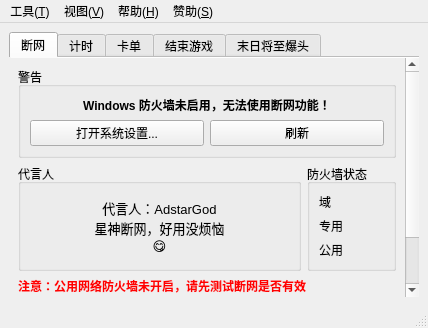
<?xml version="1.0" encoding="UTF-8"?>
<ui version="4.0">
 <class>MainWindow</class>
 <widget class="QMainWindow" name="MainWindow">
  <property name="enabled">
   <bool>true</bool>
  </property>
  <property name="geometry">
   <rect>
    <x>0</x>
    <y>0</y>
    <width>428</width>
    <height>328</height>
   </rect>
  </property>
  <widget class="QWidget" name="centralwidget">
   <layout class="QVBoxLayout" name="verticalLayout">
    <item>
     <widget class="QTabWidget" name="tabWidget">
      <property name="enabled">
       <bool>true</bool>
      </property>
      <property name="currentIndex">
       <number>0</number>
      </property>
      <property name="documentMode">
       <bool>true</bool>
      </property>
      <widget class="QWidget" name="tabFirewall">
       <attribute name="title">
        <string>断网</string>
       </attribute>
       <layout class="QVBoxLayout" name="verticalLayout_2">
        <property name="leftMargin">
         <number>0</number>
        </property>
        <property name="topMargin">
         <number>0</number>
        </property>
        <property name="rightMargin">
         <number>0</number>
        </property>
        <property name="bottomMargin">
         <number>0</number>
        </property>
        <item>
         <widget class="QScrollArea" name="scrollArea">
          <property name="frameShape">
           <enum>QFrame::NoFrame</enum>
          </property>
          <property name="widgetResizable">
           <bool>true</bool>
          </property>
          <widget class="QWidget" name="scrollAreaWidgetContents">
           <property name="geometry">
            <rect>
             <x>0</x>
             <y>0</y>
             <width>396</width>
             <height>298</height>
            </rect>
           </property>
           <layout class="QVBoxLayout" name="verticalLayout_6">
            <item>
             <widget class="QGroupBox" name="groupBoxFirewallState">
              <property name="sizePolicy">
               <sizepolicy hsizetype="Preferred" vsizetype="Expanding">
                <horstretch>0</horstretch>
                <verstretch>0</verstretch>
               </sizepolicy>
              </property>
              <property name="title">
               <string>警告</string>
              </property>
              <layout class="QVBoxLayout" name="verticalLayout_5">
               <item>
                <widget class="QLabel" name="labFirewallEnableTip">
                 <property name="font">
                  <font>
                   <bold>true</bold>
                  </font>
                 </property>
                 <property name="text">
                  <string>Windows 防火墙未启用，无法使用断网功能！</string>
                 </property>
                 <property name="alignment">
                  <set>Qt::AlignCenter</set>
                 </property>
                 <property name="wordWrap">
                  <bool>true</bool>
                 </property>
                </widget>
               </item>
               <item>
                <layout class="QHBoxLayout" name="horizontalLayout">
                 <property name="sizeConstraint">
                  <enum>QLayout::SetMinimumSize</enum>
                 </property>
                 <item>
                  <widget class="QPushButton" name="pbFirewallOpenSysWindow">
                   <property name="text">
                    <string>打开系统设置...</string>
                   </property>
                  </widget>
                 </item>
                 <item>
                  <widget class="QPushButton" name="pbFirewallRefreshState">
                   <property name="text">
                    <string>刷新</string>
                   </property>
                  </widget>
                 </item>
                </layout>
               </item>
              </layout>
             </widget>
            </item>
            <item>
             <layout class="QHBoxLayout" name="horizontalLayout_2">
              <item>
               <widget class="QGroupBox" name="groupBox_2">
                <property name="title">
                 <string>代言人</string>
                </property>
                <layout class="QVBoxLayout" name="verticalLayout_13">
                 <item>
                  <widget class="QLabel" name="label">
                   <property name="font">
                    <font>
                     <pointsize>10</pointsize>
                    </font>
                   </property>
                   <property name="text">
                    <string>代言人：AdstarGod
星神断网，好用没烦恼
😋</string>
                   </property>
                   <property name="alignment">
                    <set>Qt::AlignCenter</set>
                   </property>
                  </widget>
                 </item>
                </layout>
               </widget>
              </item>
              <item>
               <widget class="QGroupBox" name="groupBox">
                <property name="sizePolicy">
                 <sizepolicy hsizetype="Maximum" vsizetype="Maximum">
                  <horstretch>0</horstretch>
                  <verstretch>0</verstretch>
                 </sizepolicy>
                </property>
                <property name="title">
                 <string>防火墙状态</string>
                </property>
                <layout class="QFormLayout" name="formLayout_2">
                 <item row="0" column="0">
                  <widget class="QLabel" name="label_11">
                   <property name="text">
                    <string>域</string>
                   </property>
                  </widget>
                 </item>
                 <item row="0" column="1">
                  <widget class="QLabel" name="labFirewallDomainState">
                   <property name="sizePolicy">
                    <sizepolicy hsizetype="Maximum" vsizetype="Preferred">
                     <horstretch>0</horstretch>
                     <verstretch>0</verstretch>
                    </sizepolicy>
                   </property>
                  </widget>
                 </item>
                 <item row="1" column="0">
                  <widget class="QLabel" name="label_7">
                   <property name="text">
                    <string>专用</string>
                   </property>
                  </widget>
                 </item>
                 <item row="1" column="1">
                  <widget class="QLabel" name="labFirewallPrivateState">
                   <property name="sizePolicy">
                    <sizepolicy hsizetype="Maximum" vsizetype="Preferred">
                     <horstretch>0</horstretch>
                     <verstretch>0</verstretch>
                    </sizepolicy>
                   </property>
                  </widget>
                 </item>
                 <item row="2" column="0">
                  <widget class="QLabel" name="label_8">
                   <property name="text">
                    <string>公用</string>
                   </property>
                  </widget>
                 </item>
                 <item row="2" column="1">
                  <widget class="QLabel" name="labFirewallPublicState">
                   <property name="sizePolicy">
                    <sizepolicy hsizetype="Maximum" vsizetype="Preferred">
                     <horstretch>0</horstretch>
                     <verstretch>0</verstretch>
                    </sizepolicy>
                   </property>
                  </widget>
                 </item>
                </layout>
               </widget>
              </item>
             </layout>
            </item>
            <item>
             <widget class="QLabel" name="labFirewallPublicTypeDisabled">
              <property name="sizePolicy">
               <sizepolicy hsizetype="Preferred" vsizetype="Maximum">
                <horstretch>0</horstretch>
                <verstretch>0</verstretch>
               </sizepolicy>
              </property>
              <property name="palette">
               <palette>
                <active>
                 <colorrole role="WindowText">
                  <brush brushstyle="SolidPattern">
                   <color alpha="255">
                    <red>255</red>
                    <green>0</green>
                    <blue>0</blue>
                   </color>
                  </brush>
                 </colorrole>
                </active>
                <inactive>
                 <colorrole role="WindowText">
                  <brush brushstyle="SolidPattern">
                   <color alpha="255">
                    <red>255</red>
                    <green>0</green>
                    <blue>0</blue>
                   </color>
                  </brush>
                 </colorrole>
                </inactive>
                <disabled/>
               </palette>
              </property>
              <property name="font">
               <font>
                <bold>true</bold>
               </font>
              </property>
              <property name="text">
               <string>注意：公用网络防火墙未开启，请先测试断网是否有效</string>
              </property>
              <property name="wordWrap">
               <bool>true</bool>
              </property>
             </widget>
            </item>
            <item>
             <widget class="QCheckBox" name="cbSound">
              <property name="text">
               <string>播放提示音</string>
              </property>
             </widget>
            </item>
            <item>
             <widget class="QPushButton" name="btnStartFirewall">
              <property name="sizePolicy">
               <sizepolicy hsizetype="Minimum" vsizetype="Minimum">
                <horstretch>0</horstretch>
                <verstretch>0</verstretch>
               </sizepolicy>
              </property>
              <property name="checkable">
               <bool>true</bool>
              </property>
              <property name="autoDefault">
               <bool>true</bool>
              </property>
              <property name="default">
               <bool>true</bool>
              </property>
             </widget>
            </item>
           </layout>
          </widget>
         </widget>
        </item>
       </layout>
      </widget>
      <widget class="QWidget" name="tabTimer">
       <attribute name="title">
        <string>计时</string>
       </attribute>
       <layout class="QVBoxLayout" name="verticalLayout_4">
        <item>
         <spacer name="spacer">
          <property name="orientation">
           <enum>Qt::Vertical</enum>
          </property>
          <property name="sizeType">
           <enum>QSizePolicy::Fixed</enum>
          </property>
          <property name="sizeHint" stdset="0">
           <size>
            <width>20</width>
            <height>10</height>
           </size>
          </property>
         </spacer>
        </item>
        <item>
         <widget class="QLabel" name="labTimer">
          <property name="text">
           <string notr="true">&lt;html&gt;&lt;head/&gt;&lt;body&gt;&lt;p&gt;&lt;span style=&quot; font-size:26pt;&quot;&gt;00:00&lt;/span&gt;&lt;span style=&quot; font-size:20pt;&quot;&gt;.&lt;/span&gt;&lt;span style=&quot; font-size:16pt;&quot;&gt;00&lt;/span&gt;&lt;/p&gt;&lt;/body&gt;&lt;/html&gt;</string>
          </property>
          <property name="alignment">
           <set>Qt::AlignCenter</set>
          </property>
         </widget>
        </item>
        <item>
         <spacer name="spacer_2">
          <property name="orientation">
           <enum>Qt::Vertical</enum>
          </property>
          <property name="sizeType">
           <enum>QSizePolicy::Fixed</enum>
          </property>
          <property name="sizeHint" stdset="0">
           <size>
            <width>20</width>
            <height>10</height>
           </size>
          </property>
         </spacer>
        </item>
        <item>
         <widget class="QPushButton" name="btnStartTimer">
          <property name="sizePolicy">
           <sizepolicy hsizetype="Minimum" vsizetype="Minimum">
            <horstretch>0</horstretch>
            <verstretch>0</verstretch>
           </sizepolicy>
          </property>
          <property name="text">
           <string>点击启动</string>
          </property>
         </widget>
        </item>
        <item>
         <widget class="QPushButton" name="btnPauseTimer">
          <property name="sizePolicy">
           <sizepolicy hsizetype="Minimum" vsizetype="Minimum">
            <horstretch>0</horstretch>
            <verstretch>0</verstretch>
           </sizepolicy>
          </property>
          <property name="text">
           <string>点击暂停</string>
          </property>
         </widget>
        </item>
       </layout>
      </widget>
      <widget class="QWidget" name="tab">
       <attribute name="title">
        <string>卡单</string>
       </attribute>
       <layout class="QVBoxLayout" name="verticalLayout_3">
        <item>
         <widget class="QLabel" name="labSuspendProcessHotkey">
          <property name="font">
           <font>
            <pointsize>16</pointsize>
           </font>
          </property>
          <property name="text">
           <string/>
          </property>
          <property name="alignment">
           <set>Qt::AlignCenter</set>
          </property>
         </widget>
        </item>
        <item>
         <widget class="QWidget" name="widgetPsSuspendEulaUnaccepted" native="true">
          <property name="sizePolicy">
           <sizepolicy hsizetype="Preferred" vsizetype="Maximum">
            <horstretch>0</horstretch>
            <verstretch>0</verstretch>
           </sizepolicy>
          </property>
          <layout class="QHBoxLayout" name="horizontalLayout_3">
           <property name="leftMargin">
            <number>0</number>
           </property>
           <property name="topMargin">
            <number>0</number>
           </property>
           <property name="rightMargin">
            <number>0</number>
           </property>
           <property name="bottomMargin">
            <number>0</number>
           </property>
           <item>
            <widget class="QLabel" name="label_2">
             <property name="sizePolicy">
              <sizepolicy hsizetype="Preferred" vsizetype="Maximum">
               <horstretch>0</horstretch>
               <verstretch>0</verstretch>
              </sizepolicy>
             </property>
             <property name="palette">
              <palette>
               <active>
                <colorrole role="WindowText">
                 <brush brushstyle="SolidPattern">
                  <color alpha="255">
                   <red>170</red>
                   <green>0</green>
                   <blue>0</blue>
                  </color>
                 </brush>
                </colorrole>
               </active>
               <inactive>
                <colorrole role="WindowText">
                 <brush brushstyle="SolidPattern">
                  <color alpha="255">
                   <red>170</red>
                   <green>0</green>
                   <blue>0</blue>
                  </color>
                 </brush>
                </colorrole>
               </inactive>
               <disabled/>
              </palette>
             </property>
             <property name="font">
              <font>
               <bold>true</bold>
              </font>
             </property>
             <property name="text">
              <string>未同意 PsSuspend 的最终用户许可协议（Eula），请先同意后再进行卡单操作。</string>
             </property>
             <property name="wordWrap">
              <bool>true</bool>
             </property>
            </widget>
           </item>
           <item>
            <widget class="QToolButton" name="btnAcceptPsSuspendEula">
             <property name="text">
              <string>同意 Eula...</string>
             </property>
            </widget>
           </item>
          </layout>
         </widget>
        </item>
        <item>
         <widget class="QPushButton" name="btnSuspendProcess">
          <property name="sizePolicy">
           <sizepolicy hsizetype="Minimum" vsizetype="Minimum">
            <horstretch>0</horstretch>
            <verstretch>0</verstretch>
           </sizepolicy>
          </property>
          <property name="text">
           <string>卡单人战局</string>
          </property>
         </widget>
        </item>
       </layout>
      </widget>
      <widget class="QWidget" name="tabCloseGameImmediately">
       <attribute name="title">
        <string>结束游戏</string>
       </attribute>
       <layout class="QVBoxLayout" name="verticalLayout_7">
        <item>
         <widget class="QLabel" name="labCloseGameImmediatelyHotkey">
          <property name="font">
           <font>
            <pointsize>16</pointsize>
           </font>
          </property>
          <property name="alignment">
           <set>Qt::AlignCenter</set>
          </property>
         </widget>
        </item>
        <item>
         <widget class="QPushButton" name="btnCloseGameImmediately">
          <property name="sizePolicy">
           <sizepolicy hsizetype="Minimum" vsizetype="Minimum">
            <horstretch>0</horstretch>
            <verstretch>0</verstretch>
           </sizepolicy>
          </property>
          <property name="text">
           <string>立即结束游戏</string>
          </property>
         </widget>
        </item>
       </layout>
      </widget>
      <widget class="QWidget" name="tab_2">
       <attribute name="title">
        <string>末日将至爆头</string>
       </attribute>
       <layout class="QVBoxLayout" name="verticalLayout_8">
        <property name="spacing">
         <number>0</number>
        </property>
        <item>
         <widget class="QWidget" name="widget" native="true">
          <layout class="QHBoxLayout" name="horizontalLayout_4">
           <property name="leftMargin">
            <number>0</number>
           </property>
           <property name="topMargin">
            <number>0</number>
           </property>
           <property name="rightMargin">
            <number>0</number>
           </property>
           <property name="bottomMargin">
            <number>0</number>
           </property>
           <item>
            <layout class="QVBoxLayout" name="verticalLayout_9">
             <item>
              <widget class="QLabel" name="labAct3Headshot">
               <property name="sizePolicy">
                <sizepolicy hsizetype="Preferred" vsizetype="Preferred">
                 <horstretch>0</horstretch>
                 <verstretch>0</verstretch>
                </sizepolicy>
               </property>
               <property name="font">
                <font>
                 <pointsize>18</pointsize>
                </font>
               </property>
               <property name="text">
                <string notr="true">0</string>
               </property>
               <property name="alignment">
                <set>Qt::AlignCenter</set>
               </property>
              </widget>
             </item>
             <item>
              <widget class="QCheckBox" name="cbAct3HeadshotHost">
               <property name="sizePolicy">
                <sizepolicy hsizetype="Preferred" vsizetype="Fixed">
                 <horstretch>0</horstretch>
                 <verstretch>0</verstretch>
                </sizepolicy>
               </property>
               <property name="text">
                <string>主力模式</string>
               </property>
              </widget>
             </item>
            </layout>
           </item>
           <item>
            <layout class="QVBoxLayout" name="verticalLayout_10">
             <item>
              <widget class="QLabel" name="labAct3HeadshotImg">
               <property name="sizePolicy">
                <sizepolicy hsizetype="Ignored" vsizetype="Ignored">
                 <horstretch>0</horstretch>
                 <verstretch>0</verstretch>
                </sizepolicy>
               </property>
               <property name="text">
                <string/>
               </property>
               <property name="scaledContents">
                <bool>true</bool>
               </property>
               <property name="alignment">
                <set>Qt::AlignCenter</set>
               </property>
               <property name="wordWrap">
                <bool>true</bool>
               </property>
              </widget>
             </item>
             <item>
              <widget class="QLabel" name="labAct3HeadshotRp">
               <property name="sizePolicy">
                <sizepolicy hsizetype="Preferred" vsizetype="Maximum">
                 <horstretch>0</horstretch>
                 <verstretch>0</verstretch>
                </sizepolicy>
               </property>
               <property name="font">
                <font>
                 <pointsize>12</pointsize>
                </font>
               </property>
               <property name="text">
                <string/>
               </property>
               <property name="alignment">
                <set>Qt::AlignCenter</set>
               </property>
              </widget>
             </item>
            </layout>
           </item>
          </layout>
         </widget>
        </item>
        <item>
         <widget class="QLabel" name="label_3">
          <property name="sizePolicy">
           <sizepolicy hsizetype="Preferred" vsizetype="Maximum">
            <horstretch>0</horstretch>
            <verstretch>0</verstretch>
           </sizepolicy>
          </property>
          <property name="text">
           <string>请在进隧道动画前截图以开始，然后在天基炮后，开门前截图以结束。理论上，所显示数值减去马头数，即为每个人的爆头数。</string>
          </property>
          <property name="scaledContents">
           <bool>true</bool>
          </property>
          <property name="wordWrap">
           <bool>true</bool>
          </property>
         </widget>
        </item>
        <item>
         <widget class="QWidget" name="horizontalWidget" native="true">
          <property name="sizePolicy">
           <sizepolicy hsizetype="Preferred" vsizetype="Preferred">
            <horstretch>0</horstretch>
            <verstretch>0</verstretch>
           </sizepolicy>
          </property>
          <property name="maximumSize">
           <size>
            <width>16777215</width>
            <height>50</height>
           </size>
          </property>
          <layout class="QHBoxLayout" name="horizontalLayout_5">
           <property name="leftMargin">
            <number>0</number>
           </property>
           <property name="topMargin">
            <number>0</number>
           </property>
           <property name="rightMargin">
            <number>0</number>
           </property>
           <property name="bottomMargin">
            <number>0</number>
           </property>
           <item>
            <widget class="QPushButton" name="btnSelectRegion">
             <property name="sizePolicy">
              <sizepolicy hsizetype="Minimum" vsizetype="Preferred">
               <horstretch>0</horstretch>
               <verstretch>0</verstretch>
              </sizepolicy>
             </property>
             <property name="text">
              <string>选择区域 (延时 5 秒)</string>
             </property>
            </widget>
           </item>
           <item>
            <widget class="QPushButton" name="btnRpOcr">
             <property name="sizePolicy">
              <sizepolicy hsizetype="Minimum" vsizetype="Preferred">
               <horstretch>0</horstretch>
               <verstretch>0</verstretch>
              </sizepolicy>
             </property>
             <property name="text">
              <string>截图</string>
             </property>
             <property name="checkable">
              <bool>true</bool>
             </property>
            </widget>
           </item>
          </layout>
         </widget>
        </item>
       </layout>
      </widget>
     </widget>
    </item>
   </layout>
  </widget>
  <widget class="QMenuBar" name="menubar">
   <property name="geometry">
    <rect>
     <x>0</x>
     <y>0</y>
     <width>428</width>
     <height>21</height>
    </rect>
   </property>
   <widget class="QMenu" name="menuHelp">
    <property name="title">
     <string>帮助(&amp;H)</string>
    </property>
    <addaction name="actionUpdate"/>
    <addaction name="separator"/>
    <addaction name="actionDescription"/>
    <addaction name="separator"/>
    <addaction name="actionLogDir"/>
    <addaction name="actionLog"/>
    <addaction name="separator"/>
    <addaction name="actionGitHub"/>
    <addaction name="actionHelpTranslate"/>
    <addaction name="separator"/>
    <addaction name="actionAcknowledgement"/>
    <addaction name="actionAboutQt"/>
    <addaction name="actionAbout"/>
   </widget>
   <widget class="QMenu" name="menuTool">
    <property name="title">
     <string>工具(&amp;T)</string>
    </property>
    <addaction name="actionSetting"/>
   </widget>
   <widget class="QMenu" name="menuView">
    <property name="title">
     <string>视图(&amp;V)</string>
    </property>
    <widget class="QMenu" name="menuDisplayInfo">
     <property name="title">
      <string>信息展示</string>
     </property>
     <property name="icon">
      <iconset resource="resource.qrc">
       <normaloff>:/image/ic_lighton.ico</normaloff>:/image/ic_lighton.ico</iconset>
     </property>
     <widget class="QMenu" name="menuServer">
      <property name="title">
       <string>多端显示</string>
      </property>
      <property name="icon">
       <iconset resource="resource.qrc">
        <normaloff>:/image/ic_browser.ico</normaloff>:/image/ic_browser.ico</iconset>
      </property>
      <addaction name="actionEnableServer"/>
      <addaction name="separator"/>
      <addaction name="actionServerCopyHostAddress"/>
      <addaction name="actionServerOpenBrowser"/>
     </widget>
     <addaction name="actionDisplayInfo"/>
     <addaction name="actionDisplayInfoTouchable"/>
     <addaction name="separator"/>
     <addaction name="menuServer"/>
    </widget>
    <addaction name="menuDisplayInfo"/>
   </widget>
   <widget class="QMenu" name="menuSponsor">
    <property name="title">
     <string>赞助(&amp;S)</string>
    </property>
    <addaction name="actionAliPay"/>
    <addaction name="actionAiFaDian"/>
    <addaction name="actionBuyMeACoffee"/>
   </widget>
   <addaction name="menuTool"/>
   <addaction name="menuView"/>
   <addaction name="menuHelp"/>
   <addaction name="menuSponsor"/>
  </widget>
  <widget class="QStatusBar" name="statusbar"/>
  <action name="actionAboutQt">
   <property name="text">
    <string>关于 Qt...</string>
   </property>
  </action>
  <action name="actionAbout">
   <property name="icon">
    <iconset resource="resource.qrc">
     <normaloff>:/image/ic_info.ico</normaloff>:/image/ic_info.ico</iconset>
   </property>
   <property name="text">
    <string>关于本软件...</string>
   </property>
  </action>
  <action name="actionGitHub">
   <property name="text">
    <string>访问 GitHub 仓库...</string>
   </property>
  </action>
  <action name="actionSetting">
   <property name="icon">
    <iconset resource="resource.qrc">
     <normaloff>:/image/ic_setting.ico</normaloff>:/image/ic_setting.ico</iconset>
   </property>
   <property name="text">
    <string>设置(&amp;S)...</string>
   </property>
   <property name="shortcut">
    <string>Ctrl+P</string>
   </property>
  </action>
  <action name="actionLog">
   <property name="icon">
    <iconset resource="resource.qrc">
     <normaloff>:/image/ic_note_2.ico</normaloff>:/image/ic_note_2.ico</iconset>
   </property>
   <property name="text">
    <string>查看日志...</string>
   </property>
  </action>
  <action name="actionLogDir">
   <property name="icon">
    <iconset resource="resource.qrc">
     <normaloff>:/image/ic_open_folder.ico</normaloff>:/image/ic_open_folder.ico</iconset>
   </property>
   <property name="text">
    <string>打开日志文件夹...</string>
   </property>
  </action>
  <action name="actionDisplayInfo">
   <property name="checkable">
    <bool>true</bool>
   </property>
   <property name="text">
    <string>显示...</string>
   </property>
  </action>
  <action name="actionDisplayInfoTouchable">
   <property name="checkable">
    <bool>true</bool>
   </property>
   <property name="text">
    <string>可拖动</string>
   </property>
  </action>
  <action name="actionHelpTranslate">
   <property name="text">
    <string>帮助我们进行翻译...</string>
   </property>
  </action>
  <action name="actionServerCopyHostAddress">
   <property name="icon">
    <iconset resource="resource.qrc">
     <normaloff>:/image/ic_link.ico</normaloff>:/image/ic_link.ico</iconset>
   </property>
   <property name="text">
    <string>复制地址</string>
   </property>
  </action>
  <action name="actionEnableServer">
   <property name="checkable">
    <bool>true</bool>
   </property>
   <property name="text">
    <string>运行</string>
   </property>
  </action>
  <action name="actionServerOpenBrowser">
   <property name="icon">
    <iconset resource="resource.qrc">
     <normaloff>:/image/ic_network.ico</normaloff>:/image/ic_network.ico</iconset>
   </property>
   <property name="text">
    <string>在浏览器中打开...</string>
   </property>
  </action>
  <action name="actionExit">
   <property name="text">
    <string>退出(&amp;X)</string>
   </property>
  </action>
  <action name="actionShow">
   <property name="icon">
    <iconset resource="resource.qrc">
     <normaloff>:/image/ic_computer.ico</normaloff>:/image/ic_computer.ico</iconset>
   </property>
   <property name="text">
    <string>显示(&amp;D)...</string>
   </property>
  </action>
  <action name="actionUpdate">
   <property name="text">
    <string>检查更新...</string>
   </property>
  </action>
  <action name="actionDescription">
   <property name="icon">
    <iconset resource="resource.qrc">
     <normaloff>:/image/ic_help.ico</normaloff>:/image/ic_help.ico</iconset>
   </property>
   <property name="text">
    <string>工具说明...</string>
   </property>
  </action>
  <action name="actionAliPay">
   <property name="text">
    <string>支付宝...</string>
   </property>
  </action>
  <action name="actionAiFaDian">
   <property name="text">
    <string>爱发电...</string>
   </property>
  </action>
  <action name="actionBuyMeACoffee">
   <property name="text">
    <string>Buy Me A Coffee...</string>
   </property>
  </action>
  <action name="actionAcknowledgement">
   <property name="text">
    <string>致谢...</string>
   </property>
  </action>
 </widget>
 <resources>
  <include location="resource.qrc"/>
 </resources>
 <connections/>
</ui>
